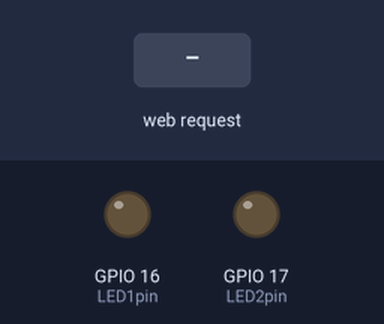
Recording of a sketch running on a simulated ESP32. Shown: output pins drawn as LEDs (lit = HIGH). Inputs (shaded band) come from the test bench. WiFi joins after 1.5 s; servers stay silent unless stated; what the sketch prints to the serial monitor is not drawn.

Above: at 2.7 s.
2.8 s: HTTP request GET /led1on received
At 4.0 s:
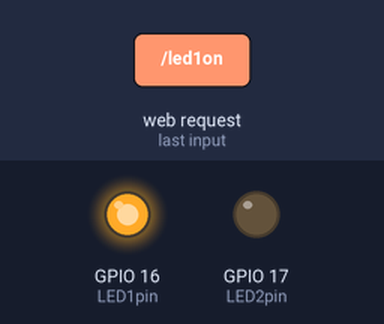
4.3 s: HTTP request GET /led2on received
At 5.4 s:
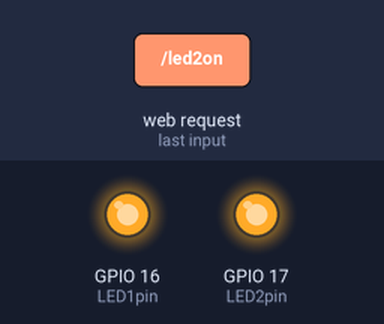
5.8 s: HTTP request GET /led1off received
At 6.5 s:
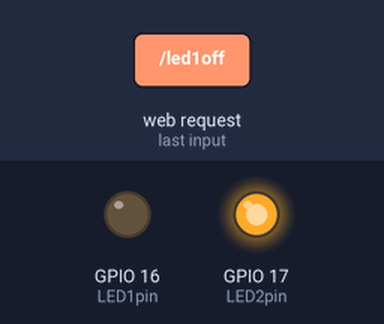
7.3 s: HTTP request GET /led2off received
At 7.7 s:
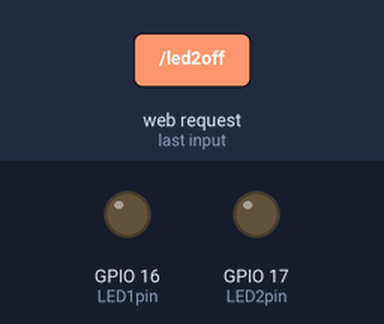
Timing chart, 0 to 9.8 s (numbered marks = the images above; inputs shaded):
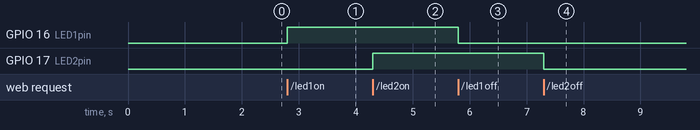

Measured:
- after the input at 2.8 s, GPIO 16 (LED1pin): LOW → HIGH at once
- after the input at 4.3 s, GPIO 17 (LED2pin): LOW → HIGH at once
- after the input at 5.8 s, GPIO 16 (LED1pin): HIGH → LOW at once
- after the input at 7.3 s, GPIO 17 (LED2pin): HIGH → LOW at once

The sketch:

tutorial2.ino
```cpp
/*
* Servidor web con ESP32
* Librerias necesarias para conectarnos a un entorno Wifi y poder configurar
* un servidor WEB

https://programarfacil.com/esp32/servidor-web-con-esp32/

*/
#include <WiFi.h>
#include <WebServer.h>

/* Añade tu SSID & Clave para acceder a tu Wifi */
const char* ssid = "EspUD";
//const char* password = "1n91v4ndu4rt3";
const char* password = "schcl1809";

/*
    Declaramos un objeto de la libreria WebServer para poder acceder a sus funciones
    Y como parametro 80, que es el puerto estandar de todos los servicios WEB HTTP
*/
WebServer server(80);

/*
   Declaramos el estado inicial de los LEDs del ESP32
*/
uint8_t LED1pin = 16;
bool LED1Estado = LOW;
uint8_t LED2pin = 17;
bool LED2Estado = LOW;

/*
   Todos las siguientes funciones ejecutan tres tareas:
   1 Cambian de estado las variables  de los LED
   2 Muestran por el monitor Serial de Arduino IDE, informacion relevante al estado de los LED
   3 Actualizan la vista de la pagina del servidor WEB con ESP32, envia al navegador un codigo 200 indican el exito
   de la conexion y llama a otra funcion SendHTML con dos parametros que modificaran la pagina
   del servidor WEB con Arduino.
*/
void handle_OnConnect() {
  LED1Estado = LOW; // 1
  LED2Estado = LOW; // 1
  Serial.println("GPIO4 Estado: OFF | GPIO5 Estado: OFF"); // 2
  server.send(200, "text/html", SendHTML(LED1Estado, LED2Estado)); // 3
}

void handle_led1on() {
  LED1Estado = HIGH; //1
  Serial.println("GPIO4 Estado: ON"); // 2
  server.send(200, "text/html", SendHTML(true, LED2Estado)); //3
}

void handle_led1off() {
  LED1Estado = LOW;
  Serial.println("GPIO4 Estado: OFF");
  server.send(200, "text/html", SendHTML(false, LED2Estado));
}

void handle_led2on() {
  LED2Estado = HIGH;
  Serial.println("GPIO5 Estado: ON");
  server.send(200, "text/html", SendHTML(LED1Estado, true));
}

void handle_led2off() {
  LED2Estado = LOW;
  Serial.println("GPIO5 Estado: OFF");
  server.send(200, "text/html", SendHTML(LED1Estado, false));
}

void handle_NotFound() {
  server.send(404, "text/plain", "La pagina no existe");
}

/*
   Aqui esta definido todo el HTML y el CSS del servidor WEB con ESP32
*/
String SendHTML(uint8_t led1stat, uint8_t led2stat) {
  // Cabecera de todas las paginas WEB
  String ptr = "<!DOCTYPE html> <html>\n";

  // <meta> viewport. Para que la pagina se vea correctamente en cualquier dispositivo
  ptr += "<head><meta name=\"viewport\" content=\"width=device-width, initial-scale=1.0, user-scalable=no\">\n";
  ptr += "<title>Control LED</title>\n";

/*
 * El estilo de la pagina WEB, tipo de letra, tamaño, colores,
 * El estilos de los botones (las clases en CSS) y la definicion de como van a cambiar dependiendo de como
 * cambien los estado de los LEDs, color fondo etc
 */
  ptr += "<style>html { font-family: Helvetica; display: inline-block; margin: 0px auto; text-align: center;}\n";
  ptr += "body{margin-top: 50px;} h1 {color: #444444;margin: 50px auto 30px;} h3 {color: #444444;margin-bottom: 50px;}\n";
  ptr += ".button {display: block;width: 80px;background-color: #3498db;border: none;color: white;padding: 13px 30px;text-decoration: none;font-size: 25px;margin: 0px auto 35px;cursor: pointer;border-radius: 4px;}\n";
  ptr += ".button-on {background-color: #3498db;}\n";
  ptr += ".button-on:active {background-color: #2980b9;}\n";
  ptr += ".button-off {background-color: #34495e;}\n";
  ptr += ".button-off:active {background-color: #2c3e50;}\n";
  ptr += "p {font-size: 14px;color: #888;margin-bottom: 10px;}\n";
  ptr += "</style>\n";
  ptr += "</head>\n";
  ptr += "<body>\n";
  /*
   * Encabezados de la pagina
   */
  ptr += "<h1>ESP32 Servidor WEB</h1>\n";
  ptr += "<h3>Usando Modo Estacion</h3>\n";
/*
 * Aqui esta la inteligencia del servidor WEB con ESP32, dependiento de los parametros de la funcion SendHTML
 * modificara la vista de la pagina WEB,  llamaran a las clases "button-on y button-off" que cambian como
 * se muestran los datos en la pagina WEB
 */
  if (led1stat)
  {
    ptr += "<p>LED1 Estado: ON</p><a class=\"button button-off\" href=\"/led1off\">OFF</a>\n";
  }
  else
  {
    ptr += "<p>LED1 Estado: OFF</p><a class=\"button button-on\" href=\"/led1on\">ON</a>\n";
  }

  if (led2stat)
  {
    ptr += "<p>LED2 Estado: ON</p><a class=\"button button-off\" href=\"/led2off\">OFF</a>\n";
  }
  else
  {
    ptr += "<p>LED2 Estado: OFF</p><a class=\"button button-on\" href=\"/led2on\">ON</a>\n";
  }

  ptr += "</body>\n";
  ptr += "</html>\n";
  return ptr;
}

void setup() {
  /*
   * Declaracion de la velocidad de comunicacion entre Arduino IDE y ESP32
   * Configura el comportamiento de los pines
   */
  Serial.begin(115200);
  pinMode(LED1pin, OUTPUT);
  pinMode(LED2pin, OUTPUT);
/*
 * Configuracion de la conexion a la Wifi de tu casa
 */
  WiFi.mode(WIFI_STA);
  WiFi.begin(ssid, password);
  Serial.println("");

  // Wait for connection
  while (WiFi.status() != WL_CONNECTED) {
    delay(500);
    Serial.print(".");
  }
  Serial.println("");
  Serial.print("Conectado a ");
  Serial.println(ssid);
  Serial.print("Direccion IP: ");
  Serial.println(WiFi.localIP());
/*
 * Para procesar las solicitudes HTTP necesitamos definir el codigo que debe de ejecutar en
 * cada estado. Para ello utilizamos el metodo "on" de la libreria WebServer que hemos
 * habilitador en la linea 13 de este codigo
 * 1 El primero se ejecuta cuando te conectas al Servidor WEB con ESP32 http://la_ip_del_esp32/
 * 2 Los 4 siguientes procesan los 2 estados que puede tener cada LED ON/OFF
 * 3 El ultimo gestiona los errores por ejemplo si pones http://la_ip_del_esp32/holaquetal
 * esta pagina no existe, por lo tanto actualizara la pagina WEB con un mensaje de error
 */
  server.on("/", handle_OnConnect); // 1
  server.on("/led1on", handle_led1on); // 2
  server.on("/led1off", handle_led1off); // 2
  server.on("/led2on", handle_led2on); // 2
  server.on("/led2off", handle_led2off); // 2
  server.onNotFound(handle_NotFound); // 3
/*
 * Arrancamos el Servicio WEB
 */
  server.begin();
  Serial.println("Servidor HTTP iniciado");
}
/*
 * Para gestionar las la peticiones HTTP es necesario llamar al metodo "handleClient"
 * de la libreria WebServer que se encarga de recibir las peticiones y lanzar las fuciones
 * de callback asociadas tipo "handle_led1on()" "handle_led2on()" etc
 * Tambien ejecutan el cambio de estado de los pines y por lo tanto hacen que los
 * LEDs se enciendan o apaguen
 */
void loop() {
  server.handleClient();
  if (LED1Estado)
  {
    digitalWrite(LED1pin, HIGH);
  }
  else
  {
    digitalWrite(LED1pin, LOW);
  }

  if (LED2Estado)
  {
    digitalWrite(LED2pin, HIGH);
  }
  else
  {
    digitalWrite(LED2pin, LOW);
  }
}
```
